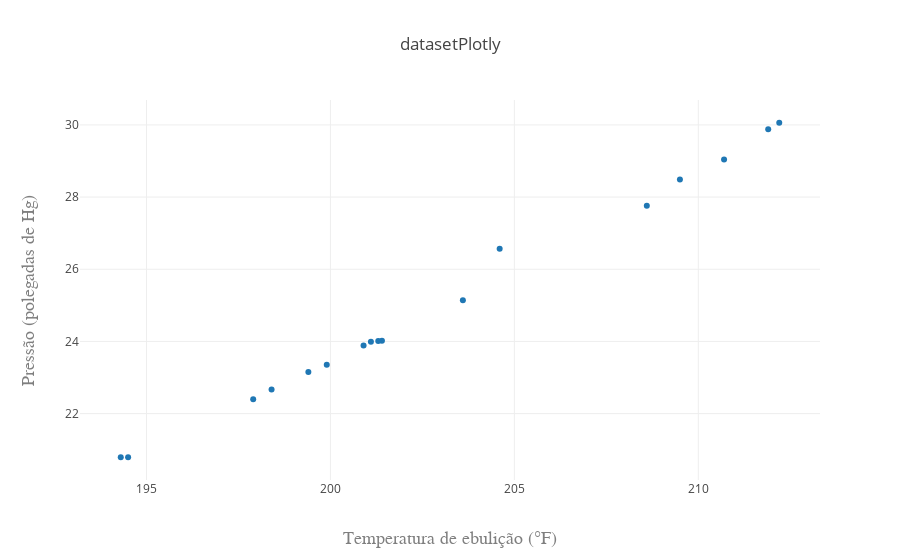

Write notebook code for a chart like this one.
### Code cell
# Plot dos dados
import plotly.offline as plt
import plotly.graph_objs as go
plt.init_notebook_mode(connected=True) # habilitando plot dentro do jupyter notebook

def plotData(x, y):
    traceData = go.Scatter(
        x = x['valores'], 
        y = y['valores'], 
        mode='markers',
        name='dataset')
    data = [traceData]
    
    # fonte do texto do eixos da figura
    titlefont=dict(family='Courier New, monospace', size=18, color='#7f7f7f') 
    layoutData = go.Layout(
        title = "datasetPlotly",
        xaxis=dict(title=x['nome'], titlefont=titlefont),
        yaxis=dict(title=y['nome'], titlefont=titlefont)
    )

    fig = go.Figure(data=data, layout=layoutData)
    plt.iplot(fig)

x = te
y = p
plotData(x, y)

### Figure 1 — Plotly figure (JSON) as saved in the notebook; plotly's stock layout.template omitted (floating-point values rounded to 4 significant figures)
{"data": [{"mode": "markers", "name": "dataset", "type": "scatter", "uid": "108c2cb8-a1de-11e8-84a2-d05349f0ce53", "x": [194.5, 194.3, 197.9, 198.4, 199.4, 199.9, 200.9, 201.1, 201.4, 201.3, 203.6, 204.6, 209.5, 208.6, 210.7, 211.9, 212.2], "y": [20.79, 20.79, 22.4, 22.67, 23.15, 23.35, 23.89, 23.99, 24.02, 24.01, 25.14, 26.57, 28.49, 27.76, 29.04, 29.88, 30.06]}], "layout": {"title": "datasetPlotly", "xaxis": {"title": "Temperatura de ebulição (°F)", "titlefont": {"color": "#7f7f7f", "family": "Courier New, monospace", "size": 18}}, "yaxis": {"title": "Pressão (polegadas de Hg)", "titlefont": {"color": "#7f7f7f", "family": "Courier New, monospace", "size": 18}}}}
